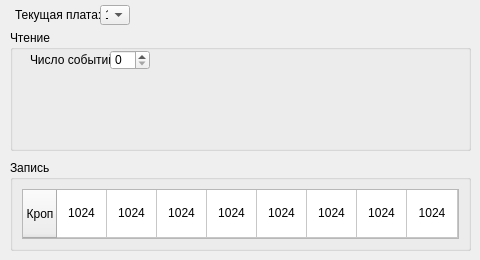
      <widget class="QWidget" name="tab">
       <attribute name="icon">
        <iconset>
         <normaloff>../Desktop/CAEN-UI/Setting/3.png</normaloff>../Desktop/CAEN-UI/Setting/3.png</iconset>
       </attribute>
       <attribute name="title">
        <string/>
       </attribute>
       <widget class="QGroupBox" name="groupBox_4">
        <property name="geometry">
         <rect>
          <x>10</x>
          <y>30</y>
          <width>461</width>
          <height>121</height>
         </rect>
        </property>
        <property name="title">
         <string>Чтение</string>
        </property>
        <widget class="QSpinBox" name="spinBox_2">
         <property name="geometry">
          <rect>
           <x>100</x>
           <y>20</y>
           <width>40</width>
           <height>20</height>
          </rect>
         </property>
        </widget>
        <widget class="QLabel" name="label_2">
         <property name="geometry">
          <rect>
           <x>20</x>
           <y>20</y>
           <width>80</width>
           <height>20</height>
          </rect>
         </property>
         <property name="text">
          <string>Число событий</string>
         </property>
        </widget>
       </widget>
       <widget class="QGroupBox" name="groupBox_5">
        <property name="geometry">
         <rect>
          <x>10</x>
          <y>160</y>
          <width>461</width>
          <height>91</height>
         </rect>
        </property>
        <property name="title">
         <string>Запись</string>
        </property>
        <layout class="QGridLayout" name="gridLayout_2">
         <item row="0" column="0">
          <widget class="QTableWidget" name="tableWidget">
           <attribute name="horizontalHeaderVisible">
            <bool>false</bool>
           </attribute>
           <attribute name="horizontalHeaderDefaultSectionSize">
            <number>50</number>
           </attribute>
           <attribute name="horizontalHeaderHighlightSections">
            <bool>true</bool>
           </attribute>
           <attribute name="horizontalHeaderShowSortIndicator" stdset="0">
            <bool>false</bool>
           </attribute>
           <attribute name="horizontalHeaderStretchLastSection">
            <bool>true</bool>
           </attribute>
           <attribute name="verticalHeaderHighlightSections">
            <bool>true</bool>
           </attribute>
           <attribute name="verticalHeaderStretchLastSection">
            <bool>true</bool>
           </attribute>
           <row>
            <property name="text">
             <string>Кроп</string>
            </property>
            <property name="textAlignment">
             <set>AlignCenter</set>
            </property>
           </row>
           <column>
            <property name="text">
             <string>Канал 0</string>
            </property>
           </column>
           <column>
            <property name="text">
             <string>Канал 1</string>
            </property>
           </column>
           <column>
            <property name="text">
             <string>Канал 2</string>
            </property>
           </column>
           <column>
            <property name="text">
             <string>Канал 3</string>
            </property>
           </column>
           <column>
            <property name="text">
             <string>Канал 4</string>
            </property>
           </column>
           <column>
            <property name="text">
             <string>Канал 5</string>
            </property>
           </column>
           <column>
            <property name="text">
             <string>Канал 6</string>
            </property>
           </column>
           <column>
            <property name="text">
             <string>Канал 7</string>
            </property>
           </column>
           <item row="0" column="0">
            <property name="text">
             <string>1024</string>
            </property>
            <property name="textAlignment">
             <set>AlignCenter</set>
            </property>
           </item>
           <item row="0" column="1">
            <property name="text">
             <string>1024</string>
            </property>
            <property name="textAlignment">
             <set>AlignCenter</set>
            </property>
           </item>
           <item row="0" column="2">
            <property name="text">
             <string>1024</string>
            </property>
            <property name="textAlignment">
             <set>AlignCenter</set>
            </property>
           </item>
           <item row="0" column="3">
            <property name="text">
             <string>1024</string>
            </property>
            <property name="textAlignment">
             <set>AlignCenter</set>
            </property>
           </item>
           <item row="0" column="4">
            <property name="text">
             <string>1024</string>
            </property>
            <property name="textAlignment">
             <set>AlignCenter</set>
            </property>
           </item>
           <item row="0" column="5">
            <property name="text">
             <string>1024</string>
            </property>
            <property name="textAlignment">
             <set>AlignCenter</set>
            </property>
           </item>
           <item row="0" column="6">
            <property name="text">
             <string>1024</string>
            </property>
            <property name="textAlignment">
             <set>AlignCenter</set>
            </property>
           </item>
           <item row="0" column="7">
            <property name="text">
             <string>1024</string>
            </property>
            <property name="textAlignment">
             <set>AlignCenter</set>
            </property>
           </item>
          </widget>
         </item>
        </layout>
       </widget>
       <widget class="QLabel" name="currentWDFLabel_2">
        <property name="geometry">
         <rect>
          <x>15</x>
          <y>5</y>
          <width>85</width>
          <height>20</height>
         </rect>
        </property>
        <property name="text">
         <string>Текущая плата:</string>
        </property>
       </widget>
       <widget class="QComboBox" name="currentWDFInColorTab_2">
        <property name="geometry">
         <rect>
          <x>100</x>
          <y>5</y>
          <width>30</width>
          <height>20</height>
         </rect>
        </property>
        <item>
         <property name="text">
          <string>1</string>
         </property>
        </item>
        <item>
         <property name="text">
          <string>2</string>
         </property>
        </item>
        <item>
         <property name="text">
          <string>3</string>
         </property>
        </item>
        <item>
         <property name="text">
          <string>4</string>
         </property>
        </item>
        <item>
         <property name="text">
          <string>5</string>
         </property>
        </item>
        <item>
         <property name="text">
          <string>6</string>
         </property>
        </item>
        <item>
         <property name="text">
          <string>7</string>
         </property>
        </item>
        <item>
         <property name="text">
          <string>8</string>
         </property>
        </item>
        <item>
         <property name="text">
          <string>9</string>
         </property>
        </item>
       </widget>
      </widget>
